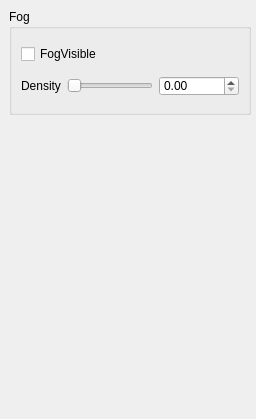
<?xml version="1.0" encoding="UTF-8"?>
<ui version="4.0">
 <class>FogSet</class>
 <widget class="QWidget" name="FogSet">
  <property name="geometry">
   <rect>
    <x>0</x>
    <y>0</y>
    <width>256</width>
    <height>419</height>
   </rect>
  </property>
  <property name="windowTitle">
   <string>Form</string>
  </property>
  <widget class="QGroupBox" name="groupBox_2">
   <property name="geometry">
    <rect>
     <x>9</x>
     <y>9</y>
     <width>242</width>
     <height>106</height>
    </rect>
   </property>
   <property name="title">
    <string>Fog</string>
   </property>
   <layout class="QHBoxLayout" name="horizontalLayout_3">
    <item>
     <layout class="QVBoxLayout" name="verticalLayout">
      <item>
       <widget class="QCheckBox" name="checkBox_Fog">
        <property name="enabled">
         <bool>true</bool>
        </property>
        <property name="text">
         <string>FogVisible</string>
        </property>
       </widget>
      </item>
      <item>
       <layout class="QHBoxLayout" name="horizontalLayout_2">
        <item>
         <widget class="QLabel" name="label_7">
          <property name="text">
           <string>Density</string>
          </property>
         </widget>
        </item>
        <item>
         <widget class="QSlider" name="hSlider_FogIntensity">
          <property name="maximum">
           <number>100</number>
          </property>
          <property name="singleStep">
           <number>1</number>
          </property>
          <property name="pageStep">
           <number>1</number>
          </property>
          <property name="value">
           <number>0</number>
          </property>
          <property name="orientation">
           <enum>Qt::Horizontal</enum>
          </property>
         </widget>
        </item>
        <item>
         <widget class="QDoubleSpinBox" name="Fog_density_doubleSpinBox">
          <property name="minimumSize">
           <size>
            <width>80</width>
            <height>20</height>
           </size>
          </property>
          <property name="maximumSize">
           <size>
            <width>80</width>
            <height>20</height>
           </size>
          </property>
          <property name="decimals">
           <number>2</number>
          </property>
          <property name="maximum">
           <double>1.000000000000000</double>
          </property>
          <property name="singleStep">
           <double>0.010000000000000</double>
          </property>
          <property name="value">
           <double>0.000000000000000</double>
          </property>
         </widget>
        </item>
       </layout>
      </item>
     </layout>
    </item>
   </layout>
  </widget>
 </widget>
 <resources/>
 <connections/>
</ui>
